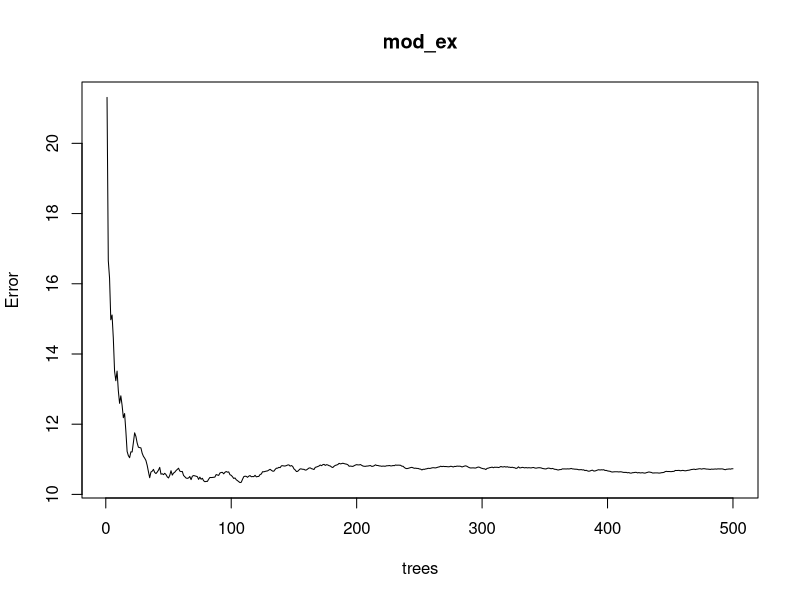
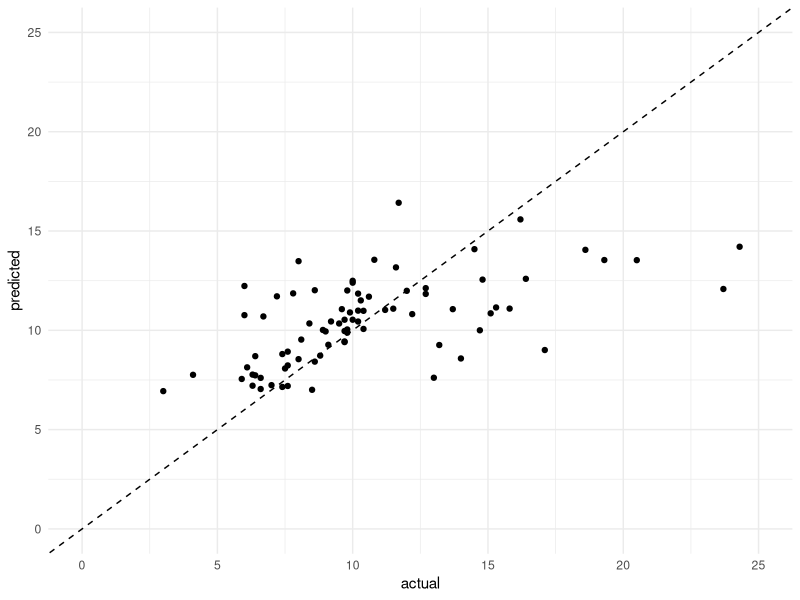
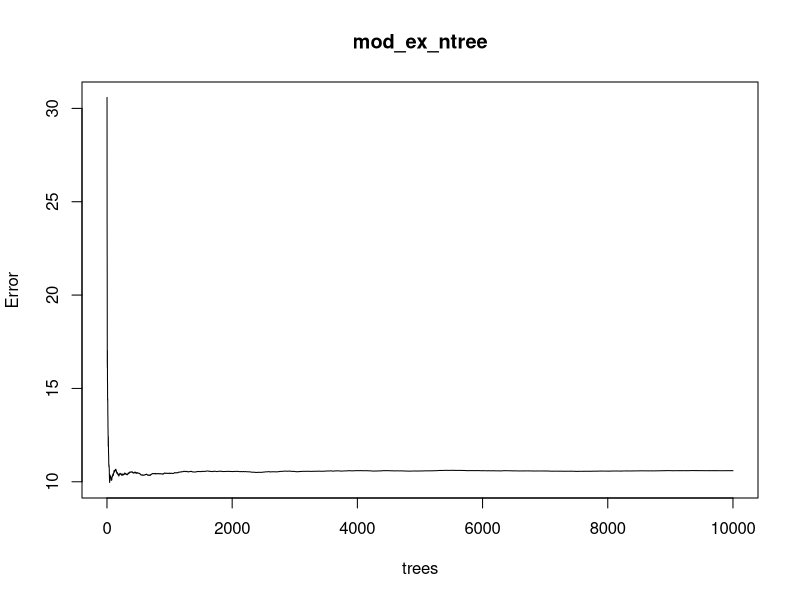
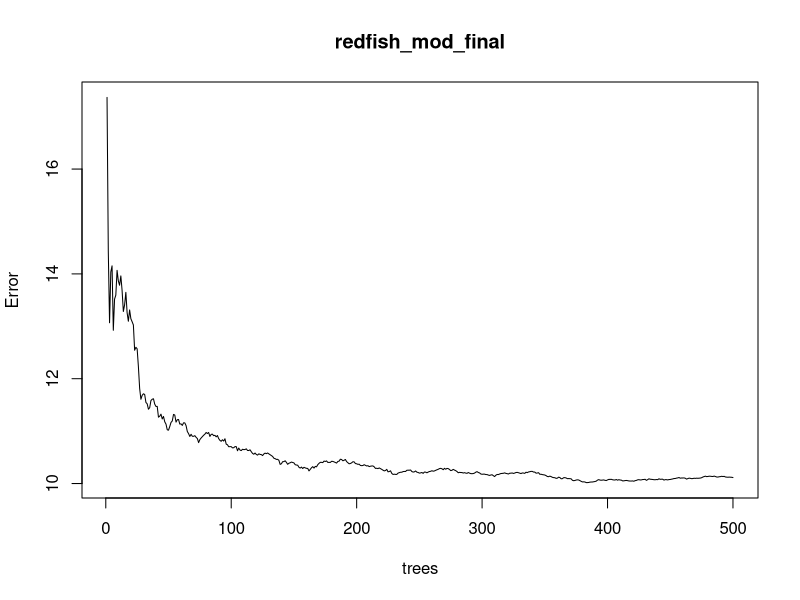
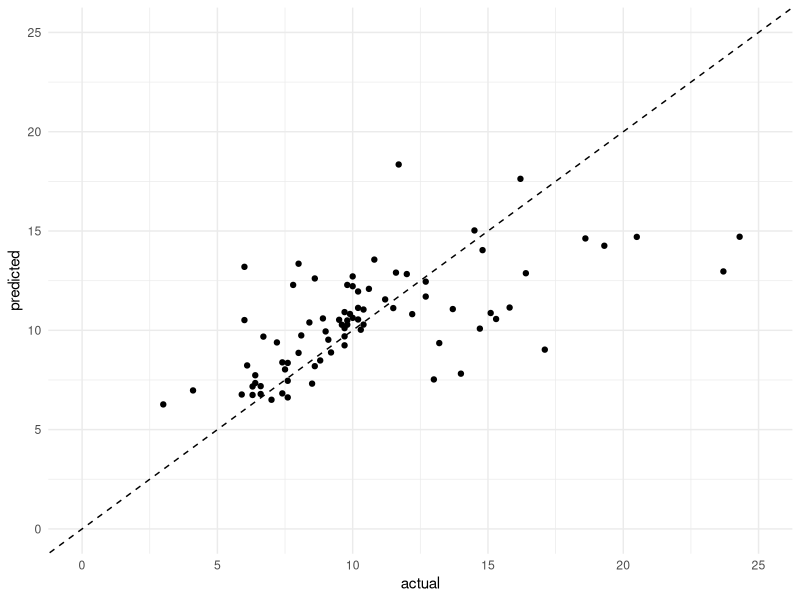
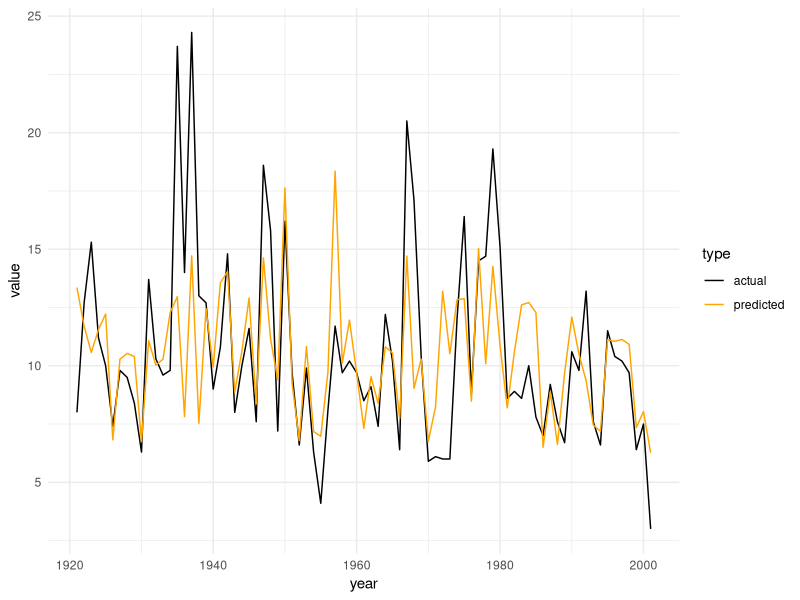
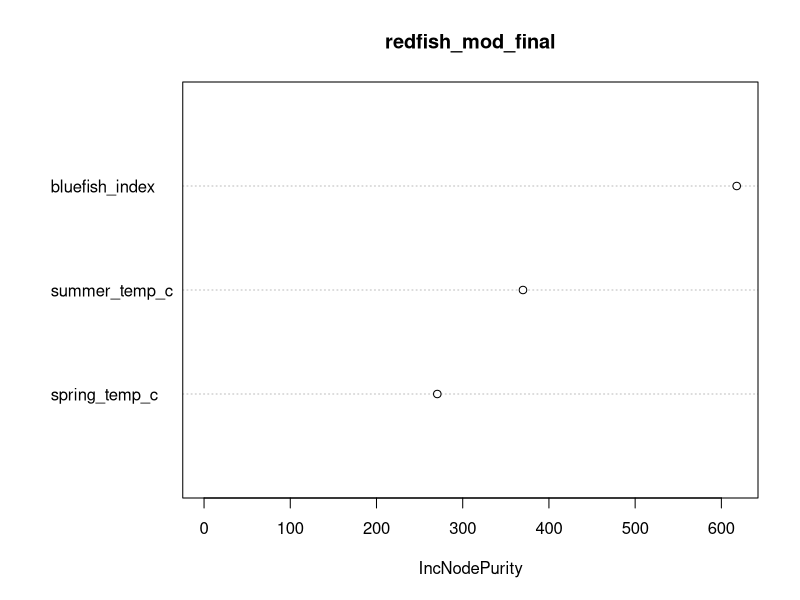
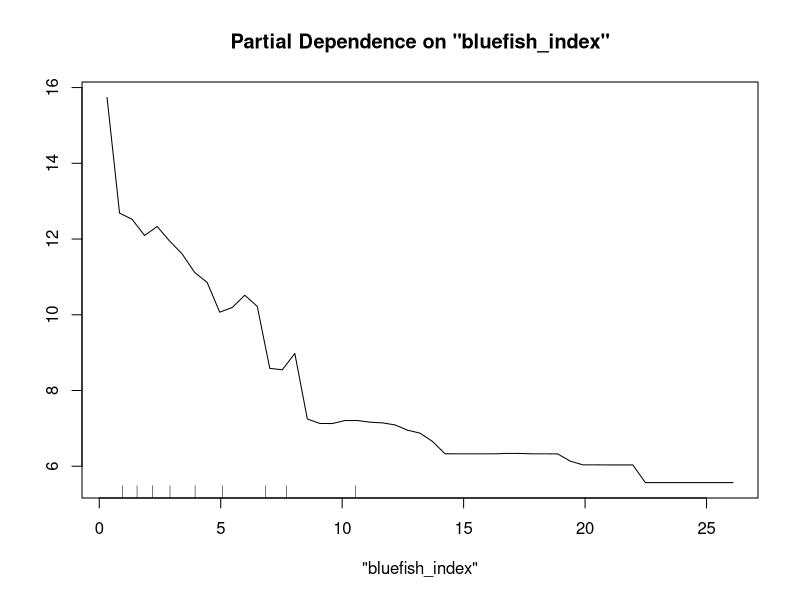

Reproduce these figures in R, in order.
## ---- chunk 1
#| results: false
#| message: false

library(randomForest)
library(Metrics)
library(dplyr)
library(ggplot2)

set.seed(22)
## ---- chunk 2
#| label: redfish_read
#| echo: true

redfish_data <- read.csv("data/redfish_recruitment.csv")
str(redfish_data)
## ---- chunk 3
#| label: redfish split

redfish_train <- redfish_data |>
  dplyr::filter(year <= 2001)
## ---- chunk 4
#| label: rf example mod



mod_ex <- randomForest::randomForest(
  redfish_abundance ~ ., # the . implies everything else in the dataset
  data = redfish_train |>
    # remove the un-used variables
    dplyr::select(-dplyr::any_of(c("year", "recruitment")))
)

plot(mod_ex)
print(mod_ex)

# predicted vs observed
data.frame(
  actual = redfish_train$redfish_abundance,
  predicted = mod_ex$predicted) |>
  ggplot(aes(x = actual, y = predicted)) +
  geom_point() +
  geom_abline(slope = 1, intercept = 0, linetype = "dashed") +
  lims(x = c(0, 25), y = c(0, 25)) +
  theme_minimal()

## ---- chunk 5
#| label: rf example mod ntree

mod_ex_ntree <- randomForest::randomForest(
  redfish_abundance ~ ., # the . implies everything else in the dataset
  data = redfish_train |>
    # remove the un-used variables
    dplyr::select(-dplyr::any_of(c("year", "recruitment"))),
  ntree = 10000
)

plot(mod_ex_ntree)
print(mod_ex_ntree)

## ---- chunk 6
mtry_to_check <- 1:3 # we're including just 3 predictors
  
rf_mtry_list <- list()
for (m in mtry_to_check) {
  rf_mtry_list[[m]] <- randomForest::randomForest(
    redfish_abundance ~ ., # the . implies everything else in the dataset
    data = redfish_train |>
      # remove the un-used variables
      dplyr::select(-dplyr::any_of(c("year", "recruitment"))),
    ntree = 500,
    mtry = m
  )
  
  print(rf_mtry_list[[m]]) # print to compare performance
}
  
## ---- chunk 7
redfish_mod_final <- rf_mtry_list[[2]]

plot(redfish_mod_final)

# predicted vs observed
data.frame(
  actual = redfish_train$redfish_abundance,
  predicted = redfish_mod_final$predicted) |>
  ggplot(aes(x = actual, y = predicted)) +
  geom_point() +
  geom_abline(slope = 1, intercept = 0, linetype = "dashed") +
  lims(x = c(0, 25), y = c(0, 25)) +
  theme_minimal()
## ---- chunk 8
# predicted vs observed
data.frame(
  year = redfish_train$year,
  actual = redfish_train$redfish_abundance,
  predicted = redfish_mod_final$predicted
) |>
  tidyr::pivot_longer(cols = c("actual", "predicted"), names_to = "type", values_to = "value" ) |>
  ggplot(aes(x = year, y = value, group = type, color = type)) +
  geom_line() +
  scale_color_manual(breaks = c("actual", "predicted"),
                     values = c("black", "orange")) +
  theme_minimal()
## ---- chunk 9
# get importance values
randomForest::importance(redfish_mod_final)

# plot them
randomForest::varImpPlot(redfish_mod_final)
## ---- chunk 10
randomForest::partialPlot(redfish_mod_final,
                          pred.data = redfish_train,
                          x.var = "bluefish_index")
## ---- chunk 11
bluefish_pd_vals <- randomForest::partialPlot(
  redfish_mod_final,
  pred.data = redfish_train,
  x.var = "bluefish_index",
  plot = FALSE
)
str(bluefish_pd_vals)
## ---- chunk 12

pred_vars <- c("bluefish_index", "summer_temp_c", "spring_temp_c")

# some annoying-ly complicated code to make the `partialPlot()` function work for multiple variables
pd_df <- lapply(pred_vars, function(v) {
  pd_vals <- do.call(randomForest::partialPlot, list(
    redfish_mod_final,
    pred.data = redfish_train,
    x.var = v,
    plot = FALSE
  ))
  data.frame(x = pd_vals$x, y = pd_vals$y, variable = v)
}) |>
  dplyr::bind_rows()

# transform the observed data to match structure
rug_df <- redfish_train |>
  dplyr::select(dplyr::any_of(pred_vars)) |>
  tidyr::pivot_longer(cols = dplyr::everything(),
                      names_to  = "variable",
                      values_to = "x")

# plot pd values and rug plot for all variables
ggplot(pd_df, aes(x = x, y = y)) +
  geom_line() +
  geom_rug(data = rug_df, aes(x = x), sides = "b", alpha = 0.3,
           inherit.aes = FALSE) +
  facet_wrap(~ variable, scales = "free_x") +
  labs(x = NULL,
       y = "Partial dependence") +
  theme_minimal()
